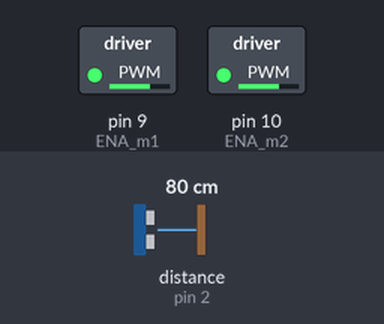
The sketch below on a simulated Arduino Uno, built with avr-gcc and run on an emulated ATmega328P. On the bench: switched loads named in the sketch (green lamp = pin HIGH). Wiring (inferred from the names in the program): ultrasonic range finder: trigger pin 4; echo pin 2. Inputs (shaded band) come from the test bench; at power-on: distance to the obstacle (sensor on pin 2) 80 cm. The echo pulse lasts 58.3 µs per cm; pins used as bus, display or sensor lines are not drawn; what the sketch prints to the serial monitor is not drawn.

Above: at 1.2 s.
1.3 s: distance to the obstacle (sensor on pin 2) set to 2 cm
4.3 s: distance to the obstacle (sensor on pin 2) set to 120 cm
Timing chart, 0 to 7.3 s (numbered marks = the images above; inputs shaded):
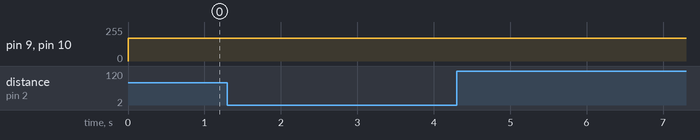

The sketch:

Robortic_Car_oct10a.ino
```cpp
// ---------------------------------------------------------------- //
// Arduino Ultrasonic Sensor HC-SR04
// Re-written by Samuel Ayodele Okunomo
// Using Arduino IDE
// Using HC-SR04 Module
// Tested on August 2021
// ---------------------------------------------------------------- //

#define echoPin 2 // attach pin D2 Arduino to pin Echo of HC-SR04
//#define trigPin 3 //attach pin D3 Arduino to pin Trig of HC-SR04
#define trigPin 4 //attach pin D3 Arduino to pin Trig of HC-SR04

// defines variables
long duration; // variable for the duration of sound wave travel
int distance; // variable for the distance measurement
int Direction,mb;
int speedCar = 170;//100;
int speedCarCurve = 100;

#define ENA_m1          9
#define ENA_m2          10
#define LongRange       160//160
#define MidRange        60//120
#define ShortRange      40
#define OffRange        15
#define OffRangeLow     5
#define  RightFwd_Wheel_On    analogWrite(ENA_m1, speedCar);//PORTB |=(1<<1);       // put off power
#define  LeftFwd_Wheel_On     analogWrite(ENA_m2, speedCar);//PORTB |=(1<<2);       // put off power
#define  RightBck_Wheel_On    PORTB |=(1<<3);       // put off power
#define  LeftBck_Wheel_On     PORTB |=(1<<4);       // put off power
#define  Right_Wheel_Off      PORTB &=~((1<<1)|(1<<3));// put off power
#define  Left_Wheel_Off       PORTB &=~((1<<2)|(1<<4));// put off power


void Control(){
if (distance>OffRange){
  if (distance>LongRange){
    RightFwd_Wheel_On                              // move forward
    LeftFwd_Wheel_On                               // move forward
  }
  //else if (distance>MidRange){
  //    RightFwd_Wheel_On                              // move forward
  //    LeftFwd_Wheel_On                               // move forward
  //  }
  else if ((distance<ShortRange)&&(distance>OffRange)){
    Right_Wheel_Off
    Left_Wheel_Off
   _delay_ms(100);
   RightFwd_Wheel_On                                    // make left turn
   LeftBck_Wheel_On
    while((distance<ShortRange)&&(distance>OffRange)){
       Ultasonic_Samples();
       Serial.print("Short Distance: ");
       Serial.print(distance);
       Serial.println(" cm");
       //S_Out();
      }
    _delay_ms(1000);                                  // to turn completly 90'
    Left_Wheel_Off
    _delay_ms(100);
    LeftFwd_Wheel_On                                  // move forward
    }
  }
else {
      Right_Wheel_Off
      Left_Wheel_Off
   }
}

void Control2(){
//if ((distance>OffRangeLow)&&(distance<OffRange)){
  if ((distance>OffRangeLow)&&(distance<OffRange)){
    Right_Wheel_Off
    Left_Wheel_Off
  }

  else if ((distance>ShortRange)&&(distance<MidRange)){
    Right_Wheel_Off
    Left_Wheel_Off
   _delay_ms(1000);
   RightFwd_Wheel_On                                    // make left turn
   LeftBck_Wheel_On
    while((distance>ShortRange)&&(distance<MidRange)){
       Ultasonic_Samples();
       Serial.print("Short Distance: ");
       Serial.print(distance);
       Serial.println(" cm");
       //S_Out();
       Right_Wheel_Off
       Left_Wheel_Off
       _delay_ms(400);
       RightFwd_Wheel_On                                    // make left turn
       LeftBck_Wheel_On
       _delay_ms(100);
      }
    Right_Wheel_Off
      Left_Wheel_Off
    _delay_ms(500);                                   // to turn completly 90'
    }
  //}
else {
      RightFwd_Wheel_On                              // move forward
      LeftFwd_Wheel_On                               // move forward
   }
}

void Control3(){
//  analogWrite(ENA_m1, speedCar);
//if ((distance>OffRangeLow)&&(distance<OffRange)){
  if ((distance>OffRangeLow)&&(distance<OffRange)){
    Right_Wheel_Off
    Left_Wheel_Off
  }

  else if ((distance>ShortRange)&&(distance<MidRange)){
    Right_Wheel_Off
    Left_Wheel_Off
    mb = 0;
   _delay_ms(1000);
    //RightFwd_Wheel_On                                    // make left turn
    //LeftBck_Wheel_On
    if(Direction){Direction = 0;} else {Direction = 1;}
    //while((distance>ShortRange)&&(distance<MidRange)){
    while(mb++<255*15/speedCarCurve){
       //Ultasonic_Samples();
       //Serial.print("Short Distance: ");
       //Serial.print(distance);
       //Serial.println(" cm");
       Right_Wheel_Off
       Left_Wheel_Off
       _delay_ms(20);
        if(mb==255*7/speedCarCurve){                                          // move forward a bit
        LeftFwd_Wheel_On
        RightFwd_Wheel_On
        _delay_ms(400);
        Right_Wheel_Off
        Left_Wheel_Off
        _delay_ms(20);
        }
        if(Direction){
        RightBck_Wheel_On                                    // make right turn
        LeftFwd_Wheel_On
        }
       else{
        RightFwd_Wheel_On                                    // make left turn
        LeftBck_Wheel_On
        }
       _delay_ms(100);
       //S_Out();
      }
      Right_Wheel_Off
      Left_Wheel_Off
    _delay_ms(500);                                   // to turn completly 90'
    LeftFwd_Wheel_On                                  // move forward
    RightFwd_Wheel_On                                 // move forward
    }
  //}
else {
      RightFwd_Wheel_On                              // move forward
      LeftFwd_Wheel_On                               // move forward
   }
}


void setup() {
  DDRB |=((1<<1)|(1<<2));
  pinMode(trigPin, OUTPUT); // Sets the trigPin as an OUTPUT
  pinMode(echoPin, INPUT); // Sets the echoPin as an INPUT
  Serial.begin(9600); // // Serial Communication is starting with 9600 of baudrate speed
  Serial.println("Ultrasonic Sensor HC-SR04 Test"); // print some text in Serial Monitor
  Serial.println("with Arduino UNO R3");
  Right_Wheel_Off
  Left_Wheel_Off
}

unsigned int Ultasonic_Samples(){
  // Clears the trigPin condition
  digitalWrite(trigPin, LOW);
  delayMicroseconds(2);
  // Sets the trigPin HIGH (ACTIVE) for 10 microseconds
  digitalWrite(trigPin, HIGH);
  delayMicroseconds(10);
  digitalWrite(trigPin, LOW);
  // Reads the echoPin, returns the sound wave travel time in microseconds
  duration = pulseIn(echoPin, HIGH);
  // Calculating the distance
  distance = duration * 0.034 / 2; // Speed of sound wave divided by 2 (go and back)
  // Displays the distance on the Serial Monitor
  return distance;
}

void S_Out(){
  Serial.print("Distance: ");
  Serial.print(distance);
  Serial.println(" cm");
}

void loop() {/*
  // Clears the trigPin condition
  digitalWrite(trigPin, LOW);
  delayMicroseconds(2);
  // Sets the trigPin HIGH (ACTIVE) for 10 microseconds
  digitalWrite(trigPin, HIGH);
  delayMicroseconds(10);
  digitalWrite(trigPin, LOW);
  // Reads the echoPin, returns the sound wave travel time in microseconds
  duration = pulseIn(echoPin, HIGH);
  // Calculating the distance
  distance = duration * 0.034 / 2; // Speed of sound wave divided by 2 (go and back)
  // Displays the distance on the Serial Monitor
  */
  Ultasonic_Samples();
  S_Out();
  //Control();
  Control3();
}
```

Measured:
- after the input at 1.3 s, every drawn part: stays the same
- after the input at 4.3 s, every drawn part: stays the same
